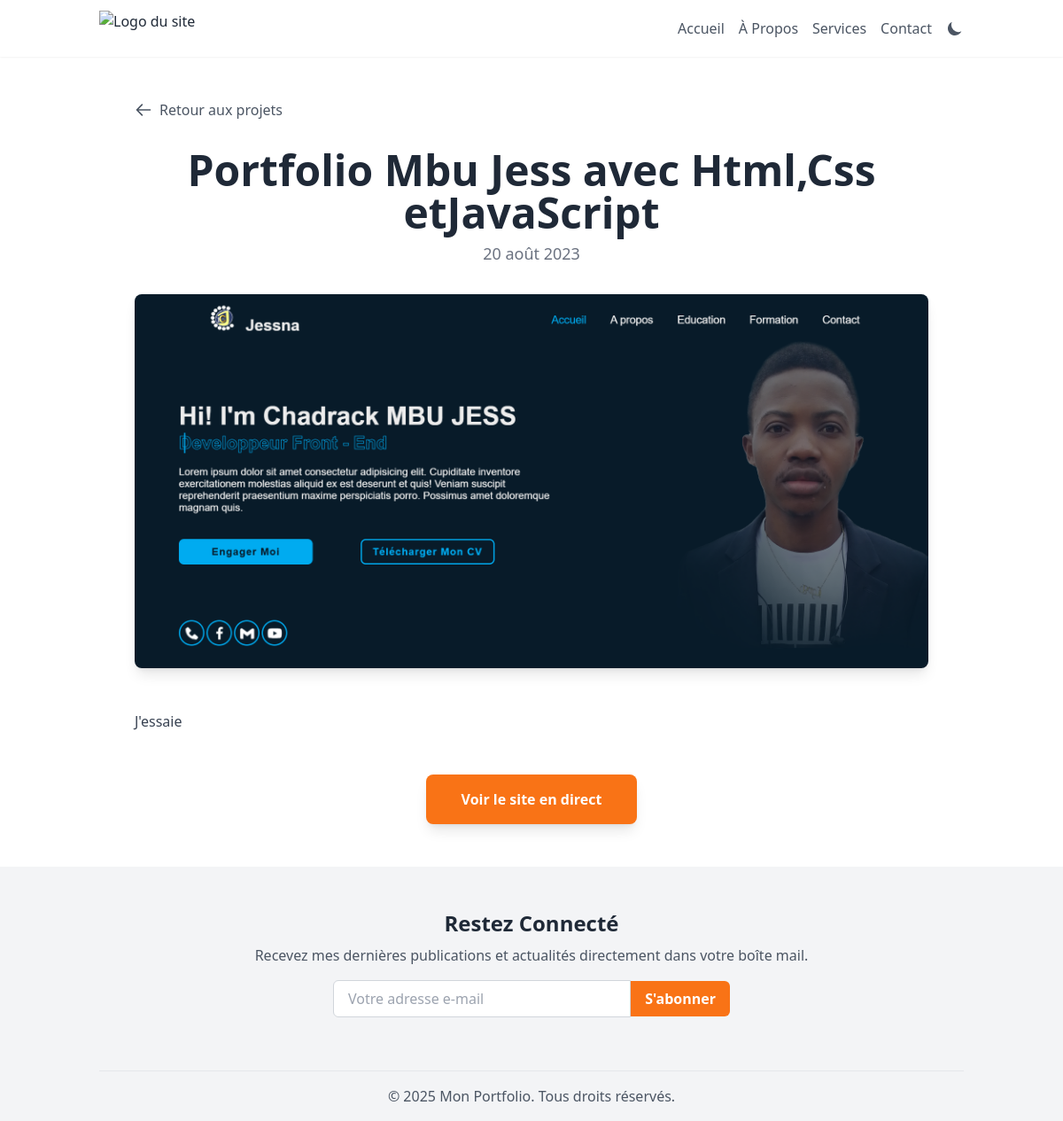
The app's page /project/3/ with its own data.
### main/models.py (models this page shows, shortened)
class Project(models.Model):
    title = models.CharField(max_length=200)
    description = models.TextField()
    image = models.ImageField(upload_to='projects/', blank=True, null=True)
    link = models.URLField(blank=True, null=True)
    date = models.DateField()

### main/views.py (the view)
# urls.py: path('project/<int:pk>/', views.project_detail, name='project_detail'),
def project_detail(request, pk):
    project = get_object_or_404(Project, pk=pk)
    context = {'project': project}
    return render(request, 'main/project_detail.html', context)

### templates/main/project_detail.html (shortened to what this page needs)
{% extends 'base.html' %}
{% block content %}
<div class="bg-white dark:bg-gray-900 py-12">
    <div class="container mx-auto px-6">
        <div class="max-w-4xl mx-auto">
            <a href="{% url 'index' %}#projects" class="inline-flex items-center text-gray-600 dark:text-gray-300 hover:text-orange-500 dark:hover:text-orange-400 mb-8 transition-colors duration-300">
                <svg class="w-5 h-5 mr-2" fill="none" stroke="currentColor" viewBox="0 0 24 24" xmlns="http://www.w3.org/2000/svg"><path stroke-linecap="round" stroke-linejoin="round" stroke-width="2" d="M10 19l-7-7m0 0l7-7m-7 7h18"></path></svg>
                Retour aux projets
            </a>
            <div class="text-center mb-8">
                <h1 class="text-4xl md:text-5xl font-bold text-gray-800 dark:text-white">{{ project.title }}</h1>
                <p class="text-lg text-gray-500 dark:text-gray-400 mt-2">{{ project.date|date:"d F Y" }}</p>
            </div>
            {% if project.image %}
                <img class="w-full h-auto rounded-lg shadow-lg mb-12" src="{{ project.image.url }}" alt="Image du projet {{ project.title }}">
            {% endif %}
            <div class="prose prose-lg dark:prose-invert max-w-none mx-auto text-gray-700 dark:text-gray-300">
                <p>{{ project.description|linebreaks }}</p>
            </div>
            {% if project.link %}
            <div class="mt-12 text-center">
                <button data-url="{{ project.link }}" class="open-modal-button px-10 py-4 bg-orange-500 text-white font-bold rounded-lg shadow-lg hover:bg-orange-600 transition-transform duration-300 transform hover:scale-105">
                    Voir le site en direct
                </button>
            </div>
            {% endif %}
        </div>
    </div>
</div>
{% endblock %}

### records on screen
Project: title "Portfolio Mbu Jess avec Html,Css etJavaScript", date "20 août 2023", image (picture), description "J'essaie"
